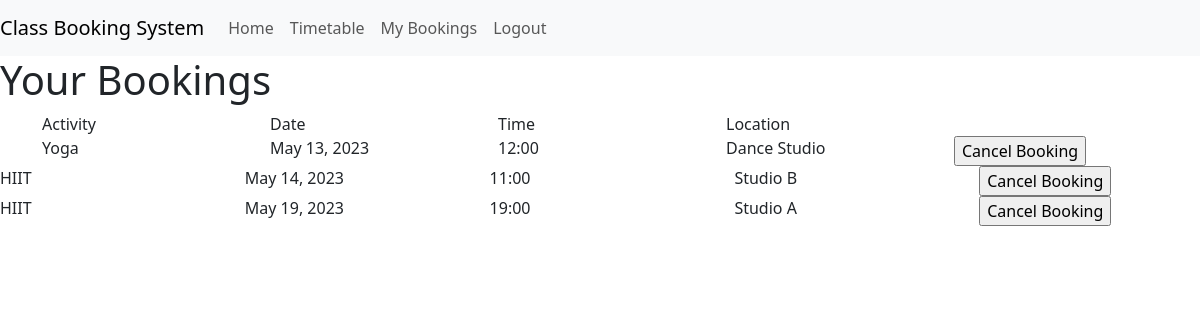
/view_bookings.html (signed in), run on an earlier commit of the app's database.
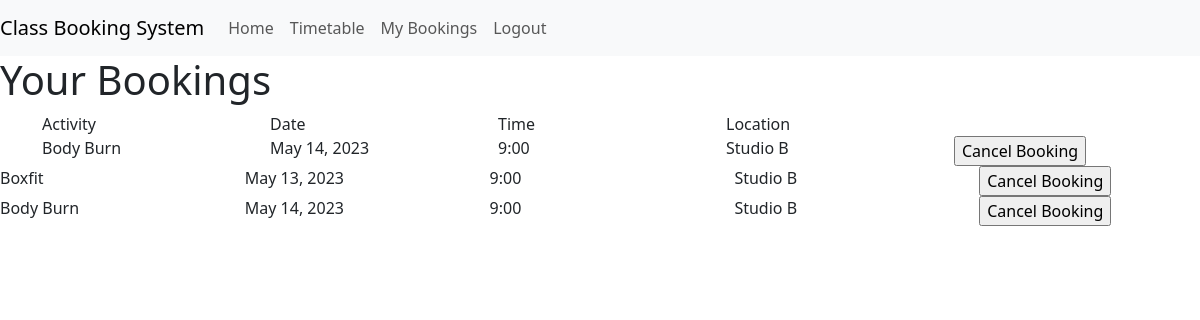
And on a later commit of the database.
### classbooking_app/models.py (models this page shows, shortened)
class Booking(models.Model):
    session = models.ForeignKey(Session, on_delete=models.CASCADE)
    user = models.CharField(
        max_length=50,
        null=False,
        blank=False,
        default="test_user"
        )
    confirmed = models.BooleanField(default=False)

class Session(models.Model):
    activity = models.ForeignKey(Activity, on_delete=models.CASCADE)
    date = models.DateField(default=date.today())
    time = models.TimeField(default=datetime.now())
    spaces = models.IntegerField(default=25)
    location = models.CharField(max_length=50, default='Studio A')
    running = models.BooleanField(default=True)

class Activity(models.Model):
    name = models.CharField(
        max_length=50,
        null=False,
        blank=False,
        default="test_class"
        )
    description = models.CharField(
        max_length=50,
        null=False,
        blank=False,
        default="test_description"
        )
    image = models.CharField(
        max_length=20,
        null=False,
        blank=False,
        default="test_image")
    capacity = models.IntegerField(
        null=False,
        blank=False,
        default=25
    )
    duration = models.CharField(
        max_length=5,
        null=False,
        blank=False,
        default="1hr"
    )

### classbooking_app/views.py (the view, shortened to what this page needs)
# urls.py: path('view_bookings.html', views.view_bookings, name='view_bookings'),
def view_bookings(request):
    user = request.user
    cancel_id = ""
    bookings = Booking.objects.filter(user=user)
    context = {
        'bookings': bookings,
        'cancel_id': cancel_id,
        }
    return render(request, 'classbooking_app/view_bookings.html', context)

### classbooking_app/templates/classbooking_app/view_bookings.html (shortened to what this page needs)
{% extends 'classbooking_app/base.html' %}
{% block contentbody %}
<h1>Your Bookings</h1>
<form method="POST" id="cancel-form">
{% if bookings|length > 0 %}
<div class="container">
 <div class="row">
   <div class="col">Activity</div>
   <div class="col">Date</div>
   <div class="col">Time</div>
   <div class="col">Location</div>
   <div class="col"></div>
 </div>
 {% for booking in bookings %}
 <div class="row run-{{ booking.session.running }}">
   <div class="col">{{ booking.session.activity.name }}</div>
   <div class="col">{{ booking.session.date }}</div>
   <div class="col">{{ booking.session.time | time:"G:i" }}</div>
   <div class="col">{{ booking.session.location }}</div>
   <div class="col">
     <input class="cancel-button run-{{ booking.session.running }}-btn" type="button" value="Cancel Booking" id="{{ booking.session.id }}-view" data-toggle="modal" data-target="#modal-{{ booking.session.id }}">
   </div>
 </div>
</div>
</form>
{% endfor %}
{% else %}
<p>
  You aren't booked into any classes yet, visit the <a href="/timetable.html" id="timetable-link">Timetable</a> to book yourself in.
</p>
{% endif %}
{% endblock %}

### classbooking_app/templates/classbooking_app/base.html (shortened to what this page needs)
{% load static %}
<!DOCTYPE html>
<html lang="en">
<head>
    <link href="https://cdn.jsdelivr.net/npm/bootstrap@5.3.0-alpha1/dist/css/bootstrap.min.css" rel="stylesheet">
    <link rel="stylesheet" href="../../static/classbooking_app/css/style.css?2">
</head>
<body>
    <nav class="navbar navbar-expand-sm navbar-light bg-light">
        <a class="navbar-brand" href="/">Class Booking System</a>
        <div class="collapse navbar-collapse" id="navbarNav">
          <ul class="navbar-nav">
            <li class="nav-item active">
              <a class="nav-link" href="/">Home <span class="sr-only">(current)</span></a>
            </li>
            {% if user.is_authenticated %}
            <li class="nav-item">
                <a class="nav-link" href="/timetable.html" id="timetable-link">Timetable</a>
            </li>
            <li class="nav-item">
              <a class="nav-link" href="/view_bookings.html">My Bookings</a>
            </li>
            {% endif %}
            <li class="nav-item">
              {% if user.is_authenticated %}
              <a class="nav-link" href="{% url 'logout' %}">
                Logout
              </a>
                {% else %}
                <a class="nav-link" href="{% url 'login' %}">
                  Login
                </a>
                {% endif %}
            </li>
          </ul>
        </div>
      </nav>
{% block contentbody %}
{% endblock %}
</body>
</html>

What changed in the data, as far as the page shows it:
removed Booking: session.activity.name "Yoga", session "May 13, 2023", session.time "12:00", session.location "Dance Studio"
removed Booking: session.activity.name "HIIT", session "May 14, 2023", session.time "11:00", session.location "Studio B"
removed Booking: session.activity.name "HIIT", session "May 19, 2023", session.time "19:00", session.location "Studio A"
added Booking: session.activity.name "Body Burn", session "May 14, 2023", session.time "9:00", session.location "Studio B"
added Booking: session.activity.name "Boxfit", session "May 13, 2023", session.time "9:00", session.location "Studio B"
added Booking: session.activity.name "Body Burn", session "May 14, 2023", session.time "9:00", session.location "Studio B"
